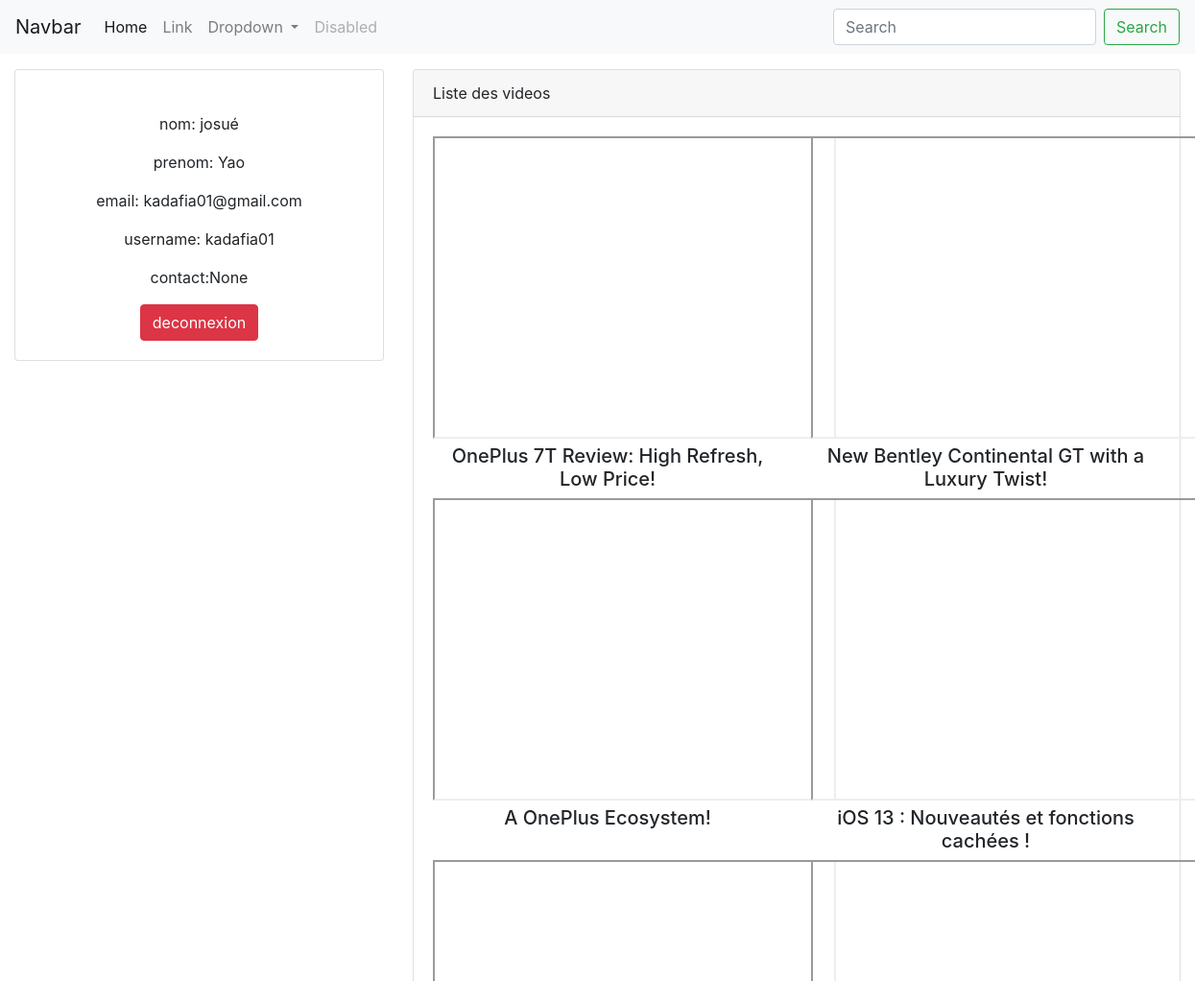
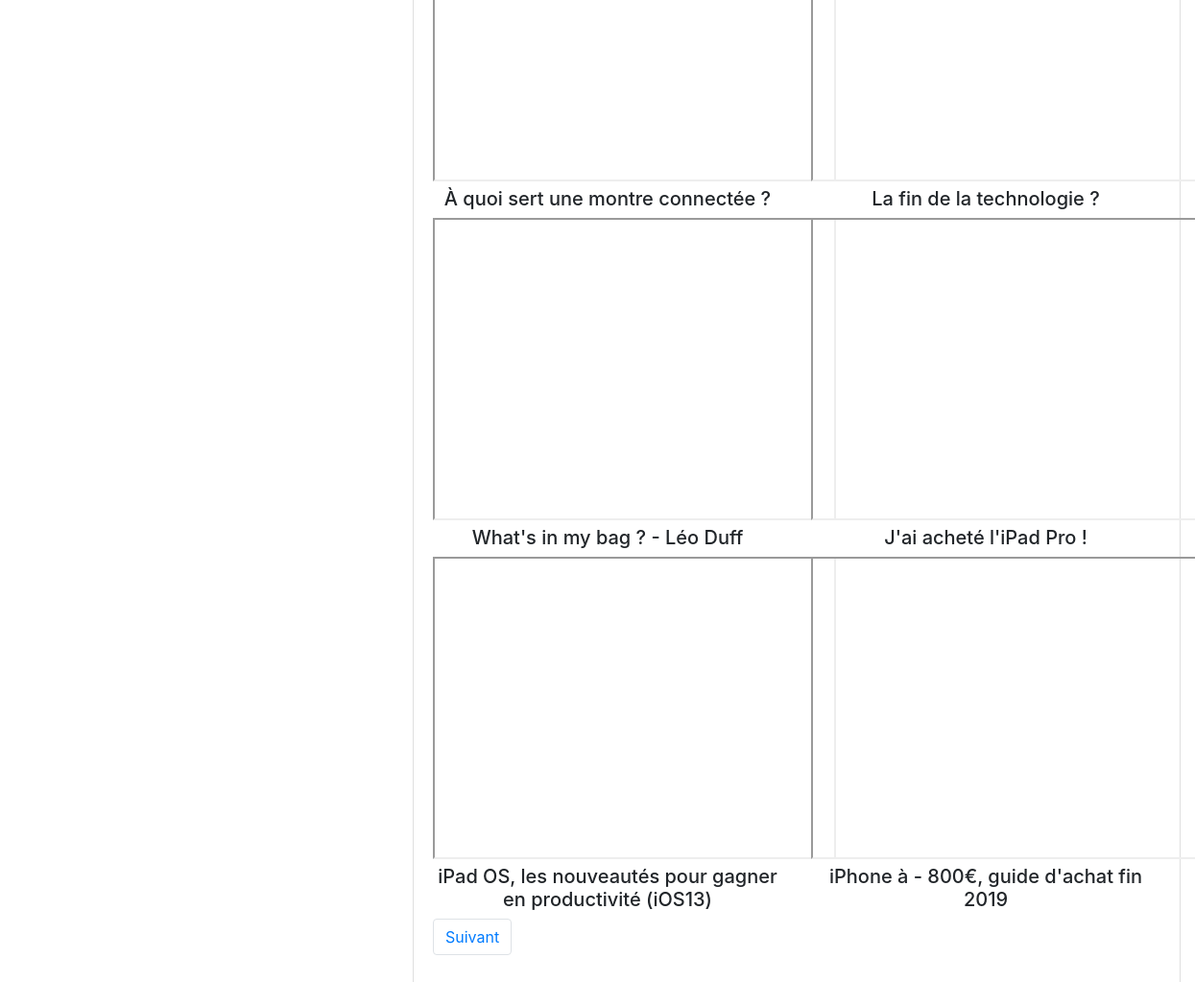
Screenshot of /dashboard (signed in) with the database file from the repository (2 pictures, top to bottom).
### form_app/models.py (models this page shows, shortened)
class Profile(models.Model):
    user = models.OneToOneField(User, on_delete=models.CASCADE, related_name='profile')  # 1 user <---> 1 profil
    contacts = models.CharField(max_length=30, null=True)
    image = models.ImageField(upload_to='profile/', default='useravatar.jpg')
    birth_date = models.DateField(null=True)

class Y_Video(models.Model):
    titre = models.CharField(max_length=250)
    lien = models.URLField(max_length=300)
    date_add = models.DateTimeField(auto_now=True)
    date_upd = models.DateTimeField(auto_now_add=True)
    statut = models.BooleanField(default=True)
    class Meta:
        verbose_name = 'Y_Video'
        verbose_name_plural = 'Y_Videos'

### form_app/views.py (the view)
# urls.py: path('dashboard',views.dashboard, name="dashboard"),
@login_required(login_url='connexion')
def dashboard(request):
    titre = request.GET.get('titre')
    vi = models.Y_Video.objects.filter(statut=True)
    if titre:
        vi = vi.filter(titre__icontains=titre)
    paginator = Paginator(vi, 10)
    page = request.GET.get('page')
    try:
        vi = paginator.page(page)
    except PageNotAnInteger:
        vi = paginator.page(1)
    except:
        vi = paginator.page(paginator.num_pages)
    data = {
        'user': request.user,
        'videos': vi,
        'titre': titre,
    }
    return render(request, 'dashboard.html', data)

### templates/dashboard.html (shortened to what this page needs)
<!doctype html>
<html lang="en">
<head>
    <link rel="stylesheet" href="https://stackpath.bootstrapcdn.com/bootstrap/4.3.1/css/bootstrap.min.css">
</head>
<body>
    <nav class="navbar navbar-expand-lg navbar-light bg-light">
        <a class="navbar-brand" href="#">Navbar</a>
        <div class="collapse navbar-collapse" id="navbarSupportedContent">
            <ul class="navbar-nav mr-auto">
            <li class="nav-item active">
                <a class="nav-link" href="#">Home <span class="sr-only">(current)</span></a>
            </li>
            <li class="nav-item">
                <a class="nav-link" href="#">Link</a>
            </li>
            <li class="nav-item dropdown">
                <a class="nav-link dropdown-toggle" href="#" id="navbarDropdown" role="button" data-toggle="dropdown" aria-haspopup="true" aria-expanded="false">
                Dropdown
                </a>
            </li>
            <li class="nav-item">
                <a class="nav-link disabled" href="#" tabindex="-1" aria-disabled="true">Disabled</a>
            </li>
            </ul>
            <form class="form-inline my-2 my-lg-0" action="{% url 'dashboard' %}" method="get" accept-charset="utf-8">
            <input class="form-control mr-sm-2" name="titre" type="search" placeholder="Search" aria-label="Search">
            <button class="btn btn-outline-success my-2 my-sm-0" type="submit">Search</button>
            </form>
        </div>
        </nav>
        <div class="container-fluid mt-3">
            <div class="row">
                <div class="col col-md-4">
                    <div class="card">
                        <div class="card-body">
                            <div class="text-center">
                                    <p>nom: {{ user.first_name }}</p>
                                    <p>prenom: {{ user.last_name }}</p>
                                    <p>email: {{ user.email }}</p>
                                    <p>username: {{ user.username }}</p>
                                    <p>contact:{{ user.profile.contacts }}</p>
                                    <a href="{% url 'deconection' %}" class="btn btn-danger">deconnexion</a>
                                </div>
                        </div>
                    </div>
                </div>
                <div class="col col-md-8">
                    <div class="card">
                        <div class="card-header">
                            Liste des videos
                        </div>
                        <div class="card-body">
                            <div class="row">
                                {% for video in videos %}
                                    <div class="col col-md-6">
                                        <div class="text-center">
                                                <iframe width="420" height="315"
                                                src="{{ video.lien }}">
                                                </iframe>
                                            <h5>{{ video.titre }}</h5>
                                        </div>
                                    </div>
                                {% endfor %}
                            </div>
                            <div class="text-center">
                                <nav aria-label="Page navigation example">
                                    <ul class="pagination">
                                        {% if videos.has_next %}
                                            <li class="page-item"><a class="page-link" href="?page={{ videos.next_page_number }}">Suivant</a></li>
                                        {% endif %}
                                    </ul>
                                </nav>
                            </div>
                        </div>
                    </div>
                </div>
            </div>
        </div>
</body>
</html>

### rows the page displays
Y_Video: titre "OnePlus 7T Review: High Refresh, Low Price!"
Y_Video: titre "New Bentley Continental GT with a Luxury Twist!"
Y_Video: titre "A OnePlus Ecosystem!"
Y_Video: titre "iOS 13 : Nouveautés et fonctions cachées !"
Y_Video: titre "À quoi sert une montre connectée ?"
Y_Video: titre "La fin de la technologie ?"
Y_Video: titre "What's in my bag ? - Léo Duff"
Y_Video: titre "J'ai acheté l'iPad Pro !"
Y_Video: titre "iPad OS, les nouveautés pour gagner en productivité (iOS13)"
Y_Video: titre "iPhone à - 800€, guide d'achat fin 2019"

### other values shown
{{ user.first_name }} "josué"
{{ user.last_name }} "Yao"
{{ user.email }} "kadafia01@gmail.com"
{{ user.username }} "kadafia01"
{{ user.profile.contacts }} "None"
